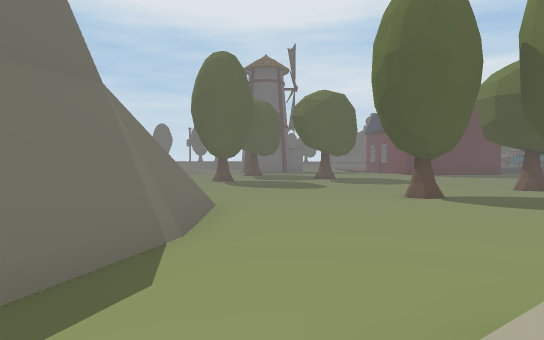
view 1 (above)

22 first-person views from a walk through a 3-D level made in the Unity game engine. The camera is 1.5 m above the floor, tilts 2° down and sees 75° across. The floor is counted in squares, 2 m on a side. Each view is taken from the middle of a square. On the plan, view 1 faces up. The plan holds only what a view shows up to about 11 squares ahead; the rest is blank. The place goes on beyond the plan. Some animated figures are left out.

view 2
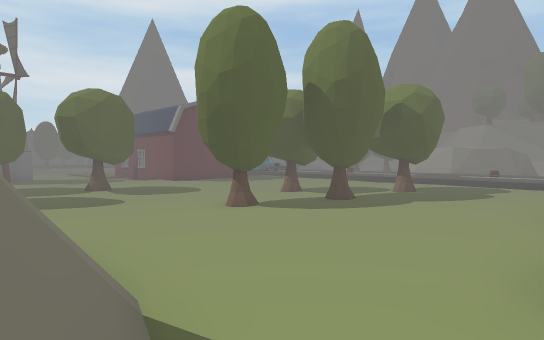

view 3
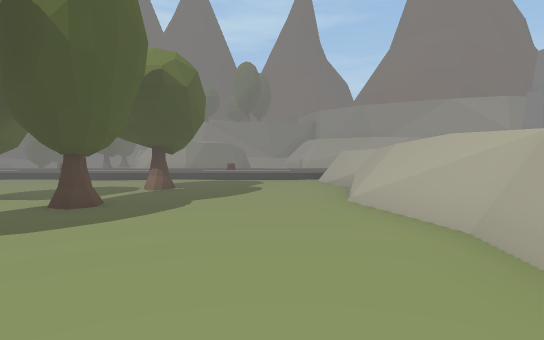

view 4
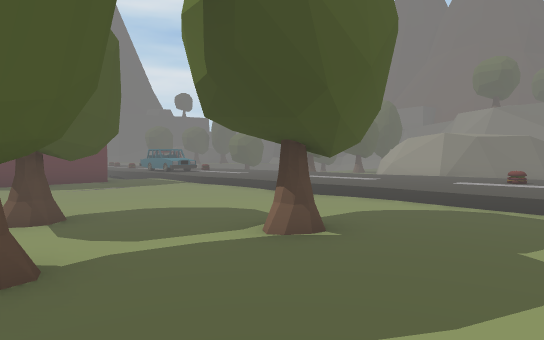

view 5
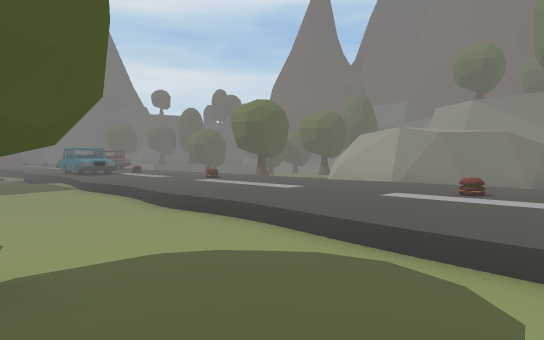

view 6
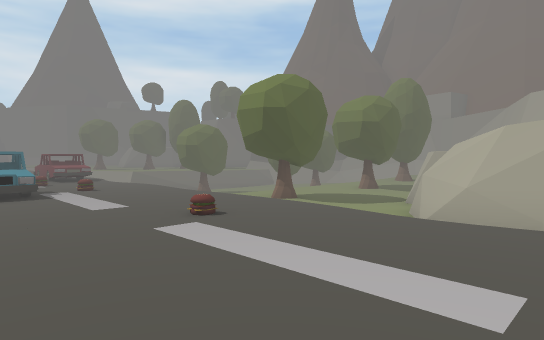

view 7
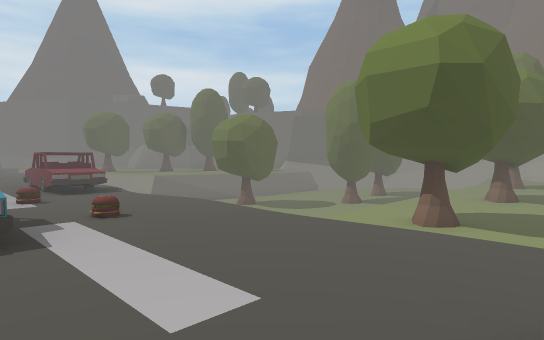

view 8
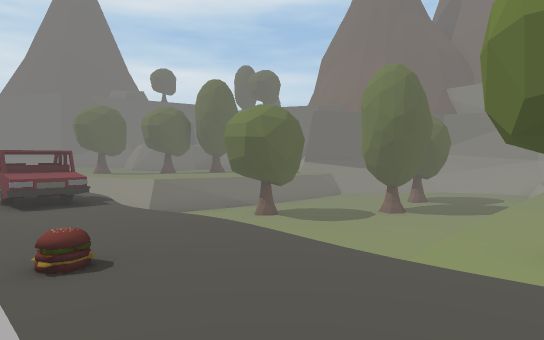

view 9
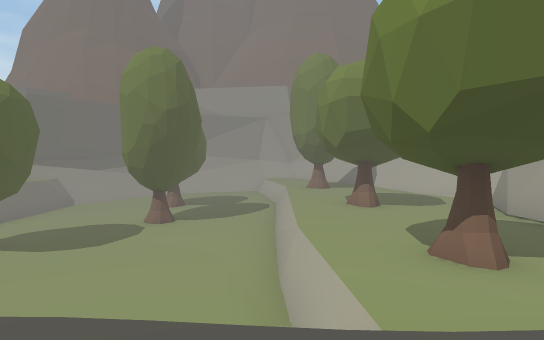

view 10
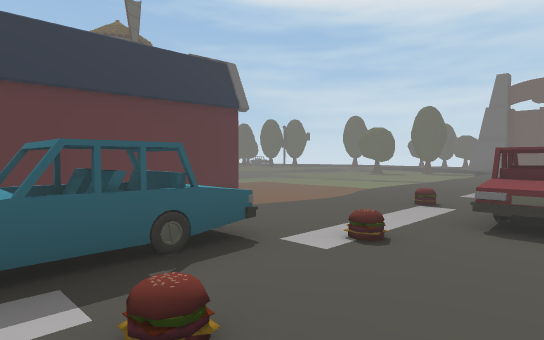

view 11
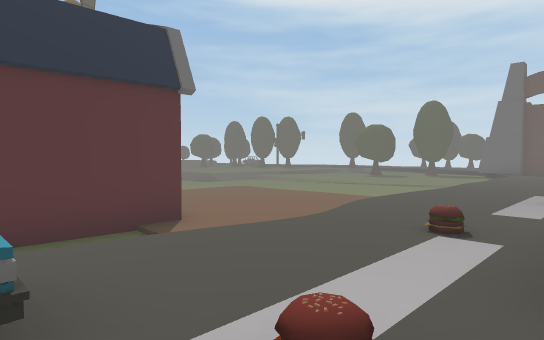

view 12
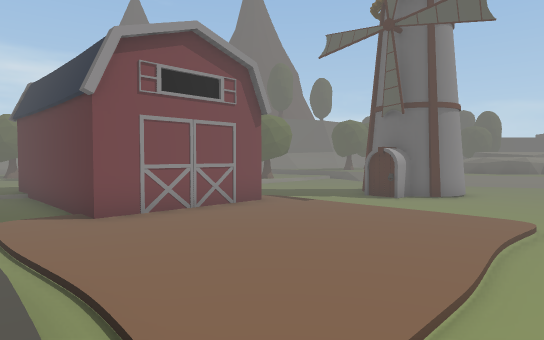

view 13
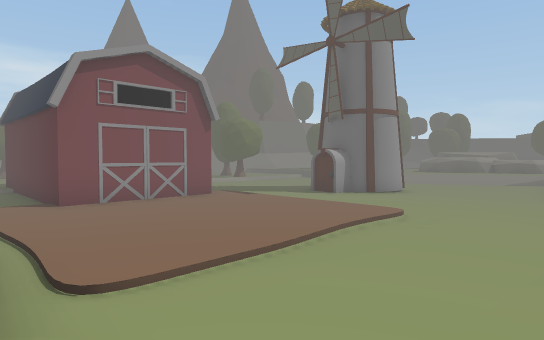

view 14
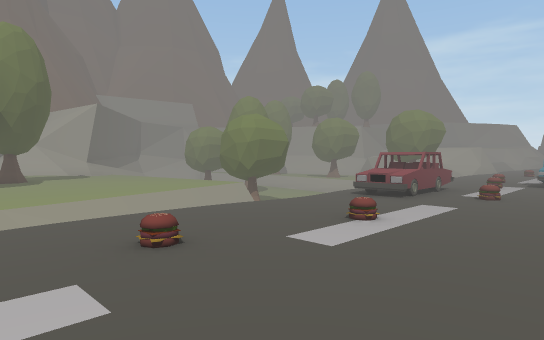

view 15
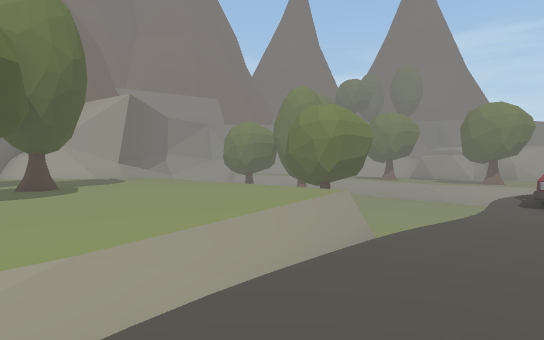

view 16
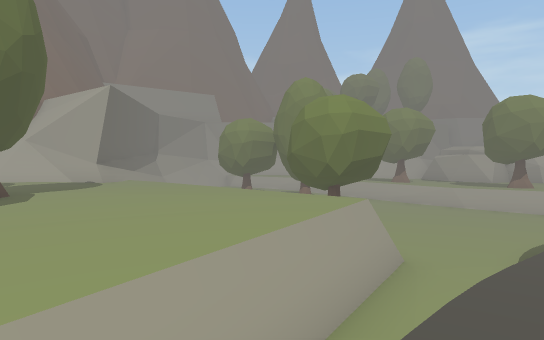

view 17
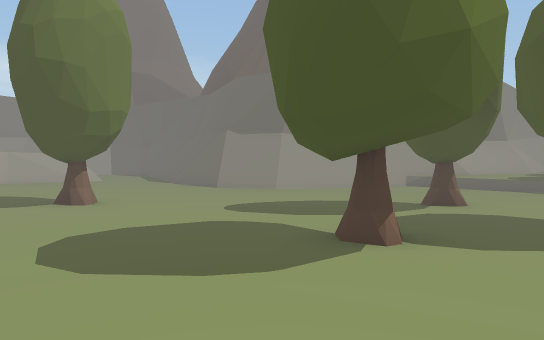

view 18
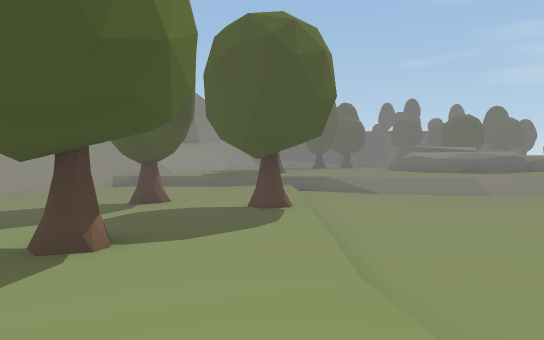

view 19
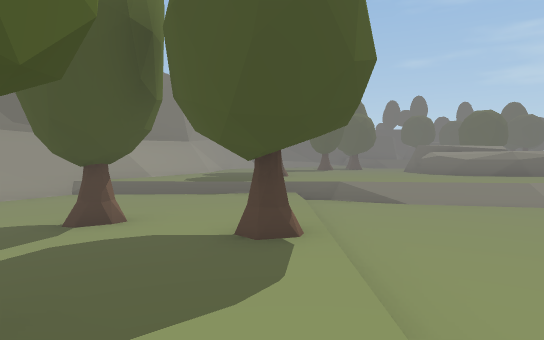

view 20
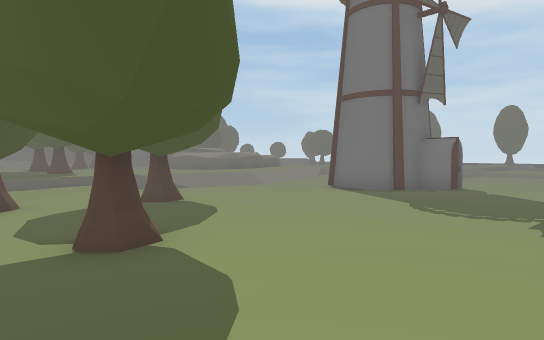

view 21
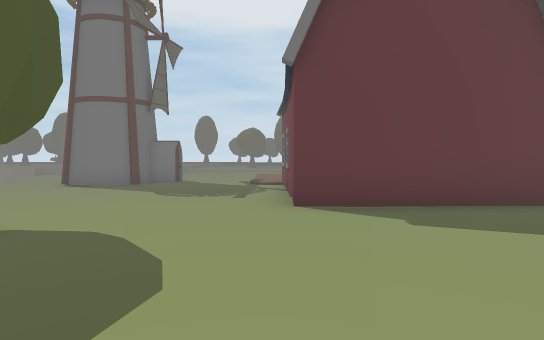

view 22
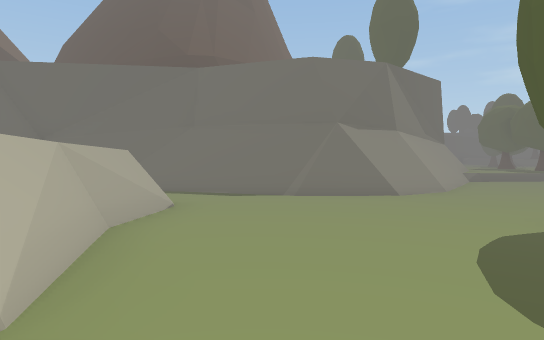

### Floor plan
Key: @ floor where view 1 was taken; # wall or solid block; x gap in a wall; . main floor; : floor 0.25 m higher than the main floor; - floor 0.25 m lower than the main floor; + floor 0.5 m higher than the main floor; * floor 0.75 m higher than the main floor; _ floor 1 m lower than the main floor; < floor 1.25 m lower than the main floor; / step, stairs or slope; = window, fence, low wall or low ledge; ^ raised ledge; T tree; C car; H thing the floor can be seen under or through; O other object.
Columns run from 8 left of view 1 to 28 right of it. Each row starts with its distance up from view 1.
 28                --  +++++/**  T
 27         /----------/++O+_********
 26       -------------/++++_#*****T****
 25       -------//////+++++_=*********##
 24       -------...../++O++_H********##
 23       -------...../+++++_H********#
 22 ^///   ###---.....//++++__H#==#==#
 21 ^++/-  ###--.......=+OCC______<<__
 20 ++++/--###-...OO#O.=++CC____T_<<__
 19 ++++/------../   O//++CC_____<<___
 18  +++/-------..   O.++O++____<<_T_T
 17 +++/---------.   O.+C+++____<<____
 16 +++/----------   O./C+O+__<<<______
 15 +++/--------/O   O/=C+++<///<___===
 14 TT+:...T..::::OOOO:/++++.........T
 13 +++:............:::/++++.TT../T..T
 12 ++++..T...T......::+++++..........
 11 #+++..............:+++O+......../#
 10 ###=.............../++++...#######
  9   ###............../++++/#
  8    ###........T....+++++##
  7      ##....T......./++++##
  6       ##.....T...../++++/##
  5       ##........T.:+++O+. ###
  4      ###........:::+++++
  3      ^#/.......:::.++
  2     ^#/.......::::./
  1     ^//..#===x=====
  0     ^// @=
 -1     ##

Positions as (right, up) in squares from view 1, and headings:
1: (0, 0), facing up
2: (-2, 1), facing up-right
3: (0, 3), facing right
4: (5, 3), facing up-right
5: (8, 3), facing up-right
6: (11, 7), facing up-right
7: (12, 11), facing up-right
8: (13, 13), facing up-right
9: (14, 15), facing right
10: (15, 15), facing up-left
11: (14, 17), facing up-left
12: (11, 26), facing down-left
13: (11, 28), facing down-left
14: (11, 28), facing down-right
15: (14, 28), facing down-right
16: (15, 27), facing down-right
17: (5, 14), facing down-left
18: (5, 14), facing left
19: (3, 14), facing left
20: (5, 11), facing up-left
21: (5, 9), facing up
22: (7, 3), facing left
